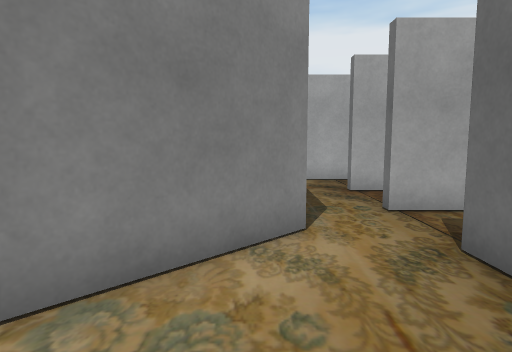
[1] (above)

24 first-person views from a walk through a 3-D level made in the Unity game engine. The camera is 1.3 m above the floor, tilts 6° down and sees 75° across. The floor is counted in squares, 1 m on a side. Each view is taken from the middle of a square. On the plan, view 1 faces up. The plan holds only what a view shows up to about 14 squares ahead; the rest is blank. The place goes on beyond the plan. The player is left out. Some surface patterns are stand-ins.

[2]
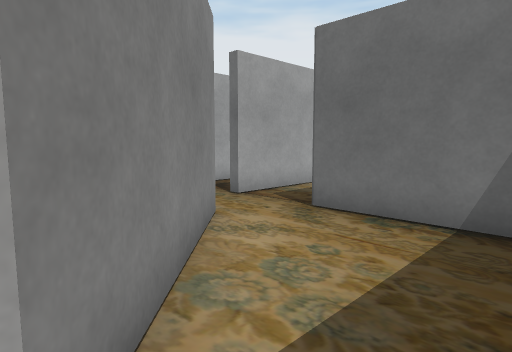

[3]
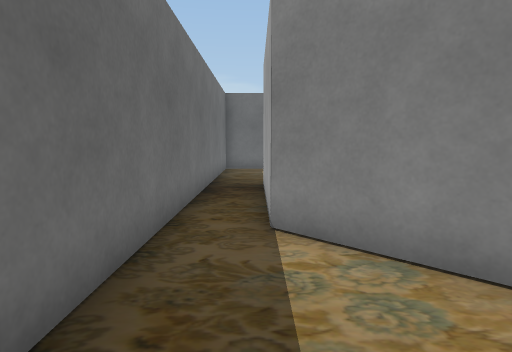

[4]
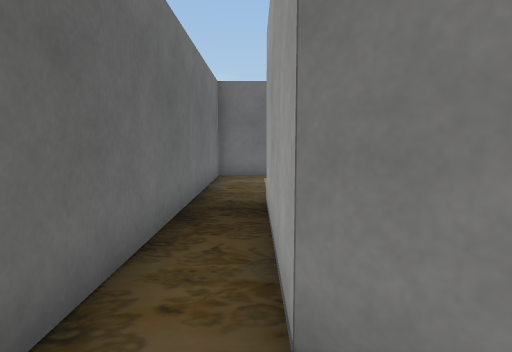

[5]
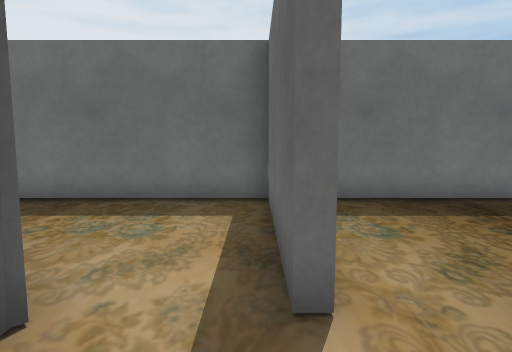

[6]
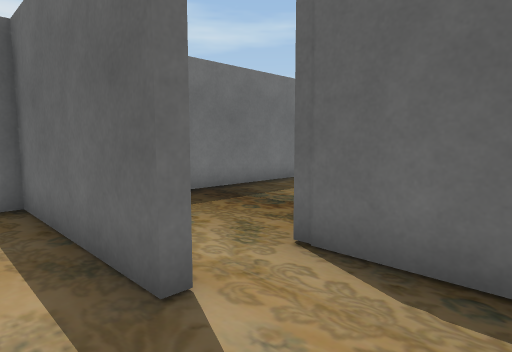

[7]
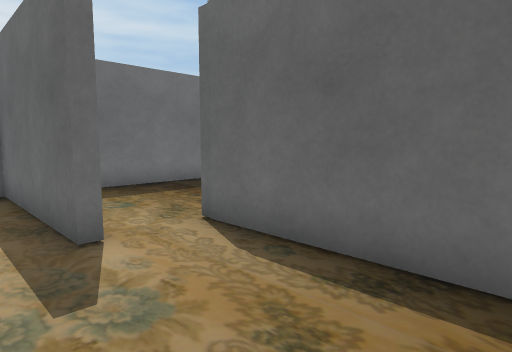

[8]
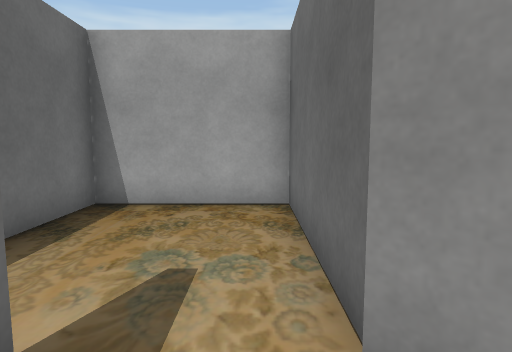

[9]
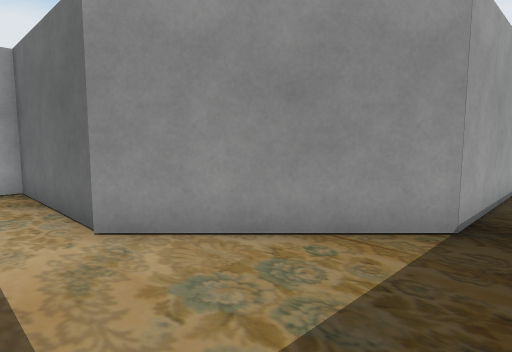

[10]
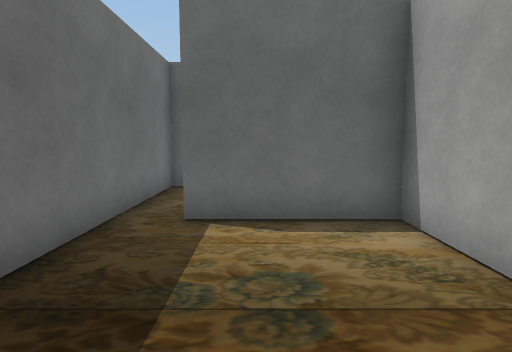

[11]
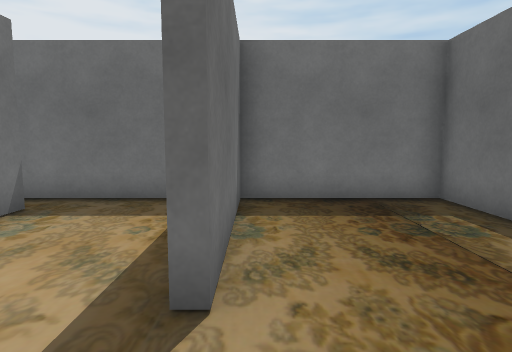

[12]
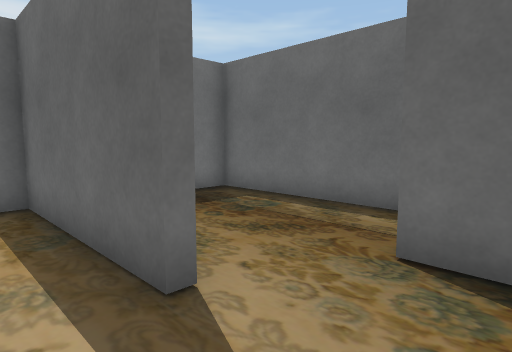

[13]
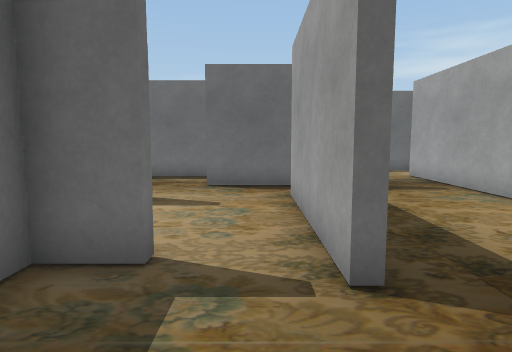

[14]
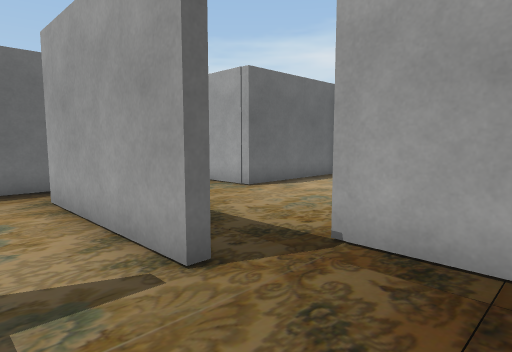

[15]
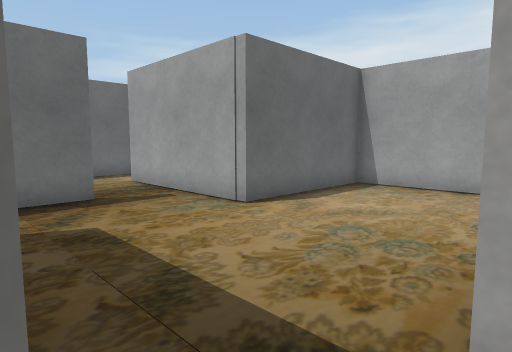

[16]
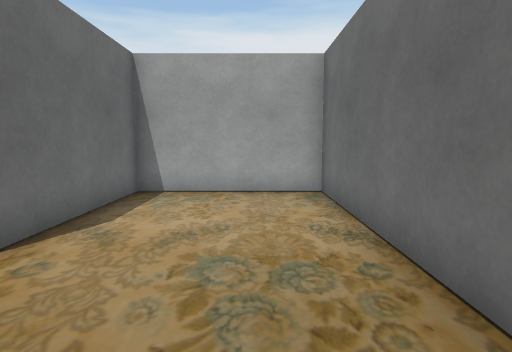

[17]
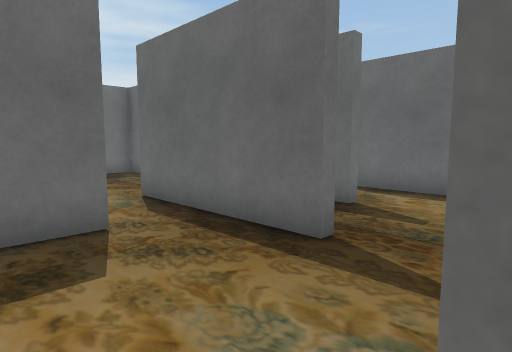

[18]
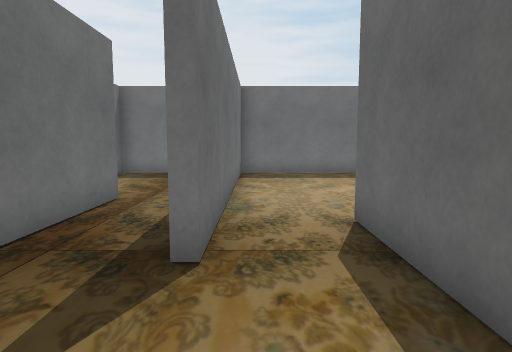

[19]
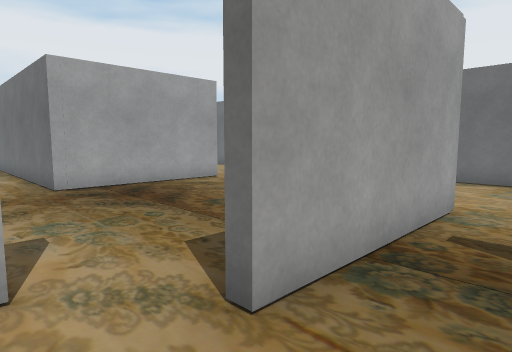

[20]
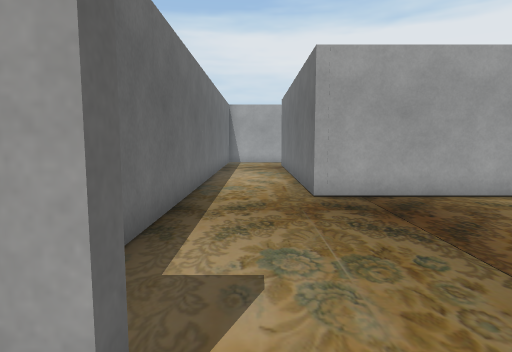

[21]
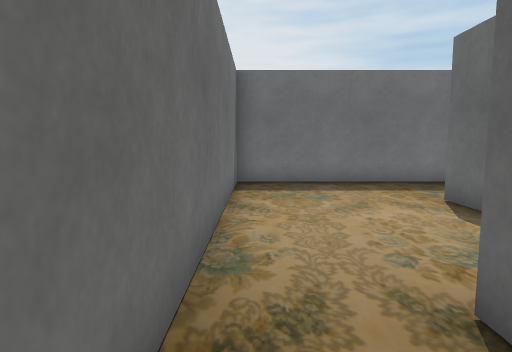

[22]
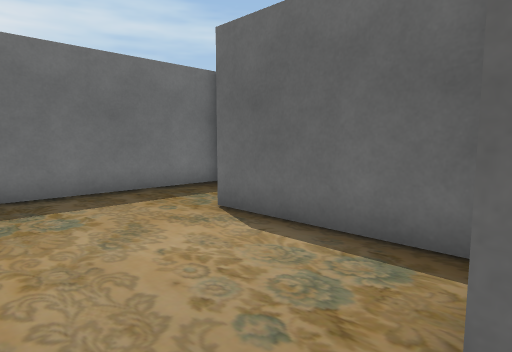

[23]
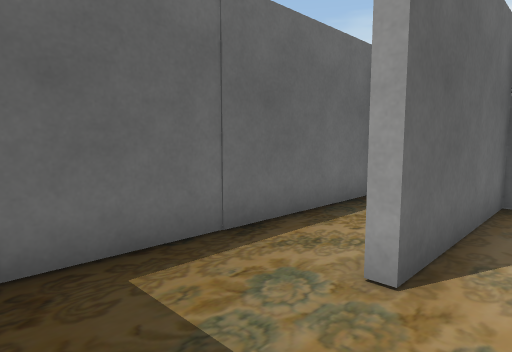

[24]
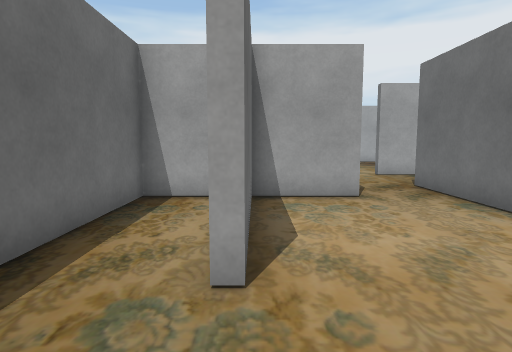

### Floor plan
Points are (right, up) in squares from view 1. A wall is a line through its corners. A room is listed if a view was taken in it or the views show most of it. See-through windows are left out.
Room 1 (views 1, 3, 4)
walls: (2.4, 0.6) (2.4, 3.9); (0.7, 4.8) (-2.8, 1.2); (-2.6, -0.4) (0.4, -0.4); (5.5, 6.1) (2.4, 6.1)
ways out: opening at (-3, 0) to room 2; opening at (1.5, 6)
Room 2 (views 2, 8, 9)
walls: (-13.3, 2.6) (-13.3, -0.4) (-2.6, -0.4); (-2.8, 1.2) (-7.8, 1.2) (-11.3, 4.7)
ways out: opening at (-3, 0) to room 1; opening at (-12.5, 3.5) to room 3
Room 3 (views 5, 6, 7)
walls: (-13.3, 4.8) (-13.3, 2.6); (-11.3, 4.7) (-11.3, 9.7) (-15.3, 9.7) (-15.3, 4.2)
ways out: opening at (-12.5, 3.5) to room 2; opening at (-15, 5) to room 4
Room 4 (view 10)
walls: (-18, 4.4) (-20.3, 4.4) (-20.3, 0.8); (-20.6, -0.4) (-14.8, -0.4)
ways out: opening at (-15, 5) to room 3; opening at (-21, 0) to room 5
Room 5 (views 11, 12)
walls: (-20.7, 0.8) (-20.7, 1.5); (-26.6, 7.4) (-26.6, 5.5); (-21.5, 7.8) (-24.9, 7.8); (-29.1, 5.2) (-29.1, -0.4) (-24.7, -0.4) (-24.7, 4.6) (-24.3, 4.6) (-24.3, -0.4) (-20.6, -0.4)
ways out: opening at (-21, 0) to room 4; opening at (-20.5, 6.5) to room 6; opening at (-25.5, 8) to room 7; opening at (-28, 6) to room 9
Room 6 (views 13, 14, 15)
walls: (-19.8, 8.2) (-19.8, 7.8) (-21.5, 7.8); (-20.8, 5.9) (-20.3, 5.9) (-20.3, 4.6) (-19.9, 4.6); (-17.4, 9.7) (-19.4, 9.7)
ways out: opening at (-20.5, 6.5) to room 5; opening at (-20, 9) to room 7
Room 7 (views 16, 17)
walls: (-19.3, 11) (-19.3, 17.4) (-24, 17.4) (-24, 12.7) (-26.5, 12.7); (-26.6, 10.6) (-26.6, 7.4); (-24.9, 8.1) (-23.5, 8.1)
ways out: opening at (-25.5, 8) to room 5; opening at (-20, 9) to room 6; opening at (-27, 11.5) to room 9
Room 8 (views 18, 20)
walls: (-24.5, 20.7) (-28.6, 20.7) (-28.6, 25.5); (-31.6, 25.5) (-31.6, 16.9)
ways out: opening at (-30, 13) to room 9; opening at (-24, 19.5)
Room 9 (views 19, 21, 22)
walls: (-27, 10.6) (-26.6, 10.6); (-29.4, 7.6) (-29.4, 9.6) (-29, 9.6); (-26.5, 12.7) (-29.4, 12.7); (-30.5, 14.2) (-31, 14.2); (-31.6, 13.8) (-31.6, 7.8); (-26.9, 5.5) (-26.9, 9.1)
ways out: opening at (-28, 6) to room 5; opening at (-27, 11.5) to room 7; opening at (-30, 13) to room 8; opening at (-30.5, 8.5) to room 10
Room 10 (views 23, 24)
walls: (-31.6, 7.8) (-34.1, 7.8) (-34.1, 2.8) (-34.5, 2.8); (-36.8, -0.4) (-29.4, -0.4) (-29.4, 7.6); (-35, 7.8) (-36.6, 7.8) (-36.6, 0.4)
ways out: opening at (-30.5, 8.5) to room 9

Positions as (right, up) in squares from view 1, and headings:
1: (0, 0), facing up
2: (-3, 0), facing up-right
3: (2, 1), facing left
4: (-1, 1), facing left
5: (-13, 7), facing down
6: (-12, 7), facing down-left
7: (-12, 9), facing down-left
8: (-12, 3), facing up
9: (-13, 0), facing up-right
10: (-15, 2), facing left
11: (-25, 7), facing down
12: (-23, 7), facing down-left
13: (-17, 7), facing left
14: (-17, 6), facing up-left
15: (-19, 8), facing up-left
16: (-21, 9), facing up
17: (-23, 13), facing down-left
18: (-30, 13), facing down
19: (-31, 11), facing up-right
20: (-30, 13), facing up
21: (-30, 10), facing down
22: (-30, 8), facing down-left
23: (-33, 0), facing up-left
24: (-34, 0), facing up
